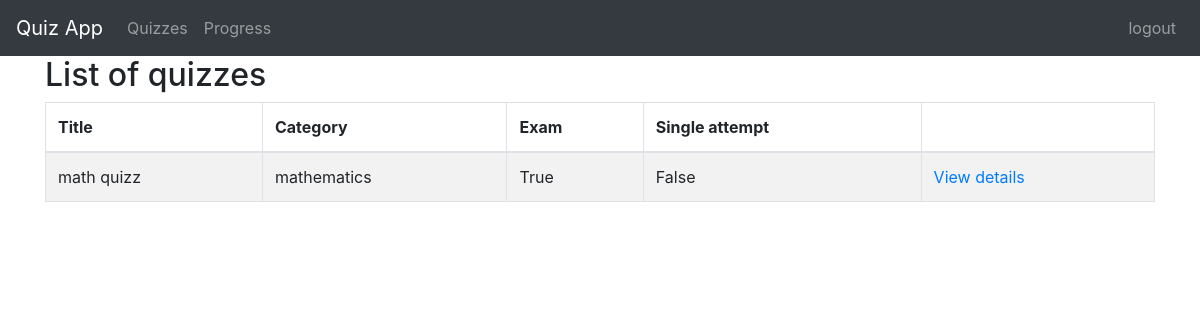
The app's page /quizzes/ (signed in) with its own data.
### quiz/models.py (models this page shows, shortened)
class Quiz(models.Model):
    title = models.CharField(
        verbose_name=_("Title"),
        max_length=60, blank=False)
    description = models.TextField(
        verbose_name=_("Description"),
        blank=True, help_text=_("a description of the quiz"))
    url = models.SlugField(
        max_length=60, blank=False,
        help_text=_("a user friendly url"),
        verbose_name=_("user friendly url"))
    category = models.ForeignKey(
        Category, null=True, blank=True,
        verbose_name=_("Category"), on_delete=models.CASCADE)
    random_order = models.BooleanField(
        blank=False, default=False,
        verbose_name=_("Random Order"),
        help_text=_("Display the questions in "
                    "a random order or as they "
                    "are set?"))
    max_questions = models.PositiveIntegerField(
        blank=True, null=True, verbose_name=_("Max Questions"),
        help_text=_("Number of questions to be answered on each attempt."))
    answers_at_end = models.BooleanField(
        blank=False, default=False,
        help_text=_("Correct answer is NOT shown after question."
                    " Answers displayed at the end."),
        verbose_name=_("Answers at end"))
    exam_paper = models.BooleanField(
        blank=False, default=False,
        help_text=_("If yes, the result of each"
                    " attempt by a user will be"
                    " stored. Necessary for marking."),
        verbose_name=_("Exam Paper"))
    single_attempt = models.BooleanField(
        blank=False, default=False,
        help_text=_("If yes, only one attempt by"
                    " a user will be permitted."
                    " Non users cannot sit this exam."),
        verbose_name=_("Single Attempt"))
    pass_mark = models.SmallIntegerField(
        blank=True, default=0,
        verbose_name=_("Pass Mark"),
        help_text=_("Percentage required to pass exam."),
        validators=[MaxValueValidator(100)])
    success_text = models.TextField(
        blank=True, help_text=_("Displayed if user passes."),
        verbose_name=_("Success Text"))
    fail_text = models.TextField(
        verbose_name=_("Fail Text"),
        blank=True, help_text=_("Displayed if user fails."))
    draft = models.BooleanField(
        blank=True, default=False,
        verbose_name=_("Draft"),
        help_text=_("If yes, the quiz is not displayed"
                    " in the quiz list and can only be"
                    " taken by users who can edit"
                    " quizzes."))
    class Meta:
        verbose_name = _("Quiz")
        verbose_name_plural = _("Quizzes")

class Category(models.Model):
    category = models.CharField(
        verbose_name=_("Category"),
        max_length=250, blank=True,
        unique=True, null=True)
    objects = CategoryManager()
    class Meta:
        verbose_name = _("Category")
        verbose_name_plural = _("Categories")
    def __str__(self):
        return self.category

### quiz/views.py (the view)
class QuizListView(ListView):
    model = Quiz
    def get_queryset(self):
        queryset = super(QuizListView, self).get_queryset()
        return queryset.filter(draft=False)

### quiz/templates/quiz/quiz_list.html (shortened to what this page needs)
{% extends 'base.html' %}
{% load i18n %}
{% load quiz_tags %}
{% block content %}
<h2>{% trans "List of quizzes" %}</h2>
    {% if quiz_list %}
		<table class="table table-bordered table-striped">
		  <thead>
			<tr>
			  <th>{% trans "Title" %}</th>
			  <th>{% trans "Category" %}</th>
			  <th>{% trans "Exam" %}</th>
			  <th>{% trans "Single attempt" %}</th>
			  <th></th>
			</tr>
		  </thead>
		  <tbody>
        {% for quiz in quiz_list %}
  			<tr>
			  <td>{{ quiz.title }}</td>
			  <td>{{ quiz.category }}</td>
			  <td>{{ quiz.exam_paper }}</td>
			  <td>{{ quiz.single_attempt }}</td>
			  <td>
				<a href="{% url 'quiz_start_page' slug=quiz.url %}">
				  {% trans "View details" %}
				</a>
			</tr>
        {% endfor %}
		  </tbody>
		</table>
	{% else %}
        <p>{% trans "There are no available quizzes" %}.</p>
    {% endif %}
{% endblock %}

### records on screen
Quiz: title "math quizz", category "mathematics", exam_paper "True", single_attempt "False"
